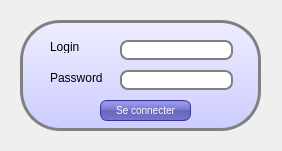
<?xml version="1.0" encoding="UTF-8"?>
<ui version="4.0">
 <class>ConnectionWindow</class>
 <widget class="QMainWindow" name="ConnectionWindow">
  <property name="geometry">
   <rect>
    <x>0</x>
    <y>0</y>
    <width>282</width>
    <height>151</height>
   </rect>
  </property>
  <property name="minimumSize">
   <size>
    <width>282</width>
    <height>151</height>
   </size>
  </property>
  <property name="maximumSize">
   <size>
    <width>282</width>
    <height>151</height>
   </size>
  </property>
  <property name="windowTitle">
   <string>MainWindow</string>
  </property>
  <property name="styleSheet">
   <string notr="true">#mainFrame {
border: 3px solid gray;
border-radius: 40px;
background: QLinearGradient(x1: 0, y1: 0, x2: 0, y2: 1, stop: 0 #eef, stop: 1 #ccf);
}
QLineEdit {
border-style: solid;
border: 2px solid gray;
border-radius: 8px;
}
QPushButton {
color: white;
background-color: QLinearGradient( x1: 0, y1: 0, x2: 0, y2: 1, stop: 0 #88d, stop: 0.1 #99e, stop: 0.49 #77c, stop: 0.5 #66b, stop: 1 #77c);
border-width: 1px;
border-color: #339;
border-style: solid;
border-radius: 7;
font-size: 10px;
}</string>
  </property>
  <widget class="QWidget" name="centralwidget">
   <widget class="QFrame" name="mainFrame">
    <property name="geometry">
     <rect>
      <x>20</x>
      <y>20</y>
      <width>241</width>
      <height>111</height>
     </rect>
    </property>
    <property name="styleSheet">
     <string notr="true"/>
    </property>
    <property name="frameShape">
     <enum>QFrame::StyledPanel</enum>
    </property>
    <property name="frameShadow">
     <enum>QFrame::Raised</enum>
    </property>
    <widget class="QLabel" name="label">
     <property name="geometry">
      <rect>
       <x>30</x>
       <y>20</y>
       <width>46</width>
       <height>13</height>
      </rect>
     </property>
     <property name="text">
      <string>Login</string>
     </property>
    </widget>
    <widget class="QLabel" name="label_2">
     <property name="geometry">
      <rect>
       <x>30</x>
       <y>50</y>
       <width>61</width>
       <height>16</height>
      </rect>
     </property>
     <property name="text">
      <string>Password</string>
     </property>
    </widget>
    <widget class="QLineEdit" name="lineEditLogin">
     <property name="geometry">
      <rect>
       <x>100</x>
       <y>20</y>
       <width>113</width>
       <height>20</height>
      </rect>
     </property>
     <property name="inputMethodHints">
      <set>Qt::ImhNone</set>
     </property>
    </widget>
    <widget class="QLineEdit" name="lineEditPassword">
     <property name="geometry">
      <rect>
       <x>100</x>
       <y>50</y>
       <width>113</width>
       <height>20</height>
      </rect>
     </property>
    </widget>
    <widget class="QPushButton" name="pushButtonConnection">
     <property name="geometry">
      <rect>
       <x>80</x>
       <y>80</y>
       <width>91</width>
       <height>21</height>
      </rect>
     </property>
     <property name="styleSheet">
      <string notr="true"/>
     </property>
     <property name="text">
      <string>Se connecter</string>
     </property>
    </widget>
   </widget>
  </widget>
  <widget class="QMenuBar" name="menubar">
   <property name="geometry">
    <rect>
     <x>0</x>
     <y>0</y>
     <width>282</width>
     <height>19</height>
    </rect>
   </property>
  </widget>
 </widget>
 <resources/>
 <connections/>
</ui>
